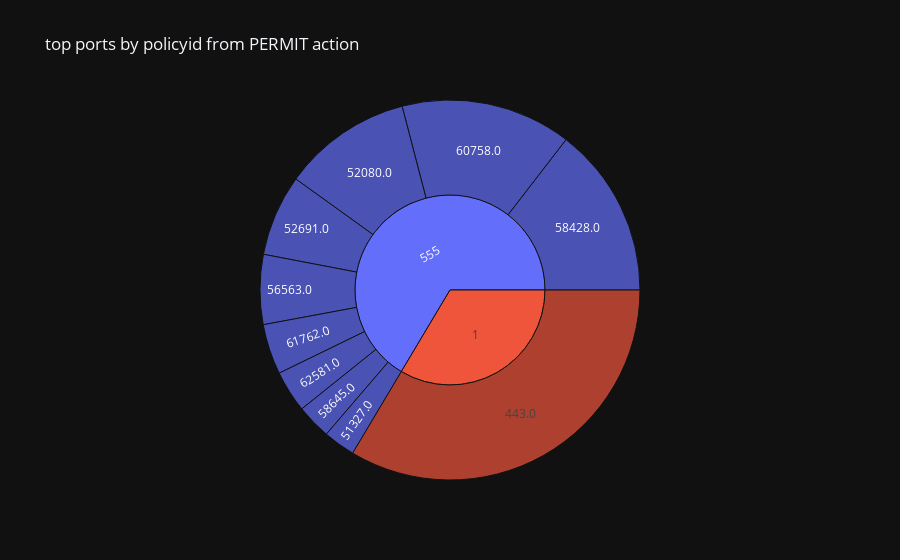

Notebook cell for this chart:
### Markdown cell above
So, as we can see, there are 2 rules that dominate the others for PERMIT action and 1 rule for the DENY action.

## Ports that rules Permit

### Code cell
permit_sunburst = px.sunburst(df_permit_gb, path=['policyid', 'portdst'], values='counts', title='Top ports by policyid from PERMIT action')

permit_sunburst.update_layout(
template='plotly_dark')

permit_sunburst.show()

### Figure 1 — Plotly figure (JSON) as saved in the notebook; plotly's stock layout.template omitted (floating-point values rounded to 4 significant figures)
{"data": [{"branchvalues": "total", "domain": {"x": [0, 1], "y": [0, 1]}, "hovertemplate": "labels=%{label}<br>counts=%{value}<br>parent=%{parent}<br>id=%{id}<extra></extra>", "ids": ["1/443.0", "555/51327.0", "555/52080.0", "555/52691.0", "555/56563.0", "555/58428.0", "555/58645.0", "555/60758.0", "555/61762.0", "555/62581.0", "1", "555"], "labels": ["443.0", "51327.0", "52080.0", "52691.0", "56563.0", "58428.0", "58645.0", "60758.0", "61762.0", "62581.0", "1", "555"], "name": "", "parents": ["1", "555", "555", "555", "555", "555", "555", "555", "555", "555", "", ""], "type": "sunburst", "values": [197150, 15988, 64677, 40641, 34899, 85415, 17373, 85282, 25161, 20853, 197150, 390289]}], "layout": {"legend": {"tracegroupgap": 0}, "title": {"text": "top ports by policyid from PERMIT action"}}}
